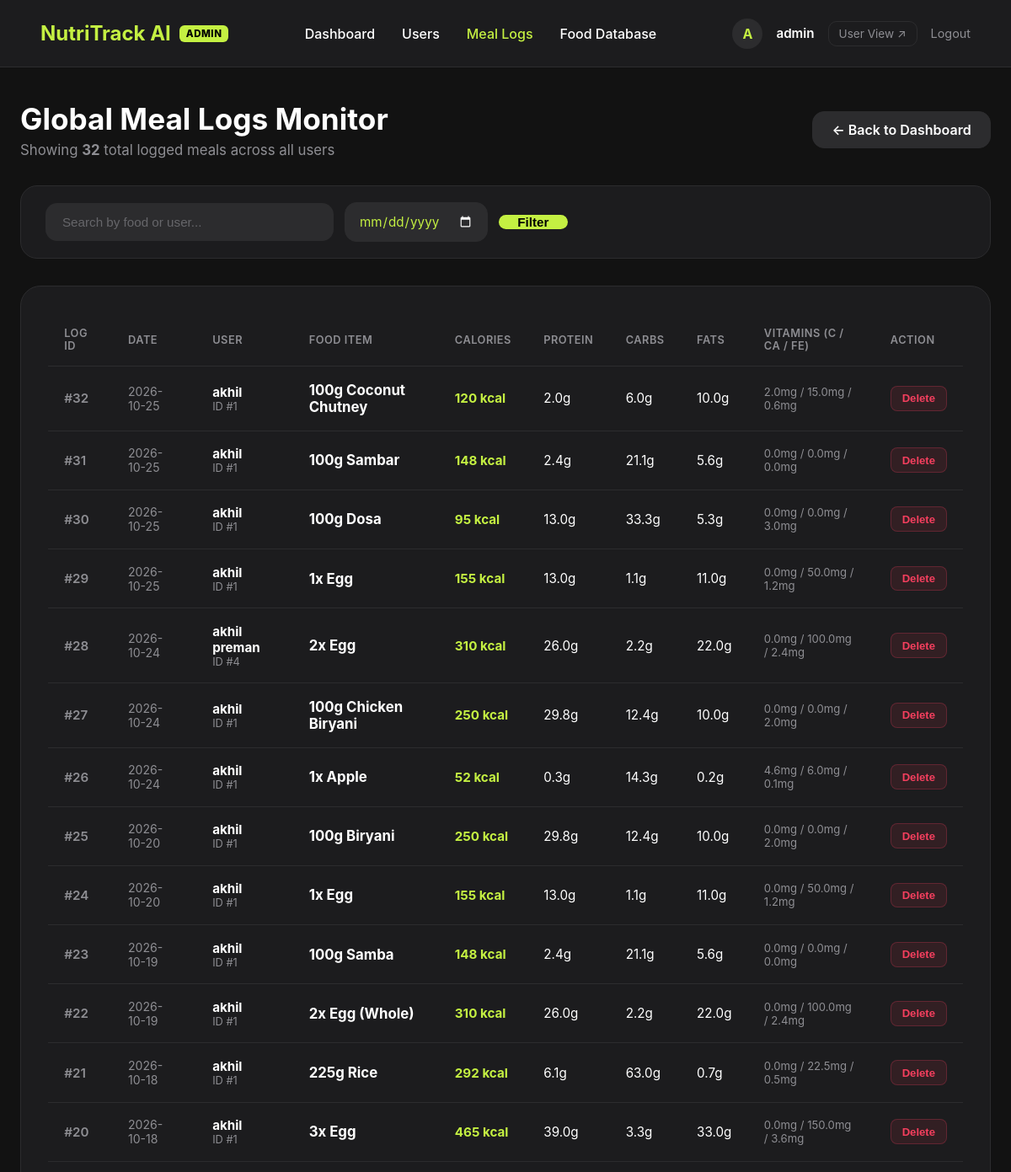
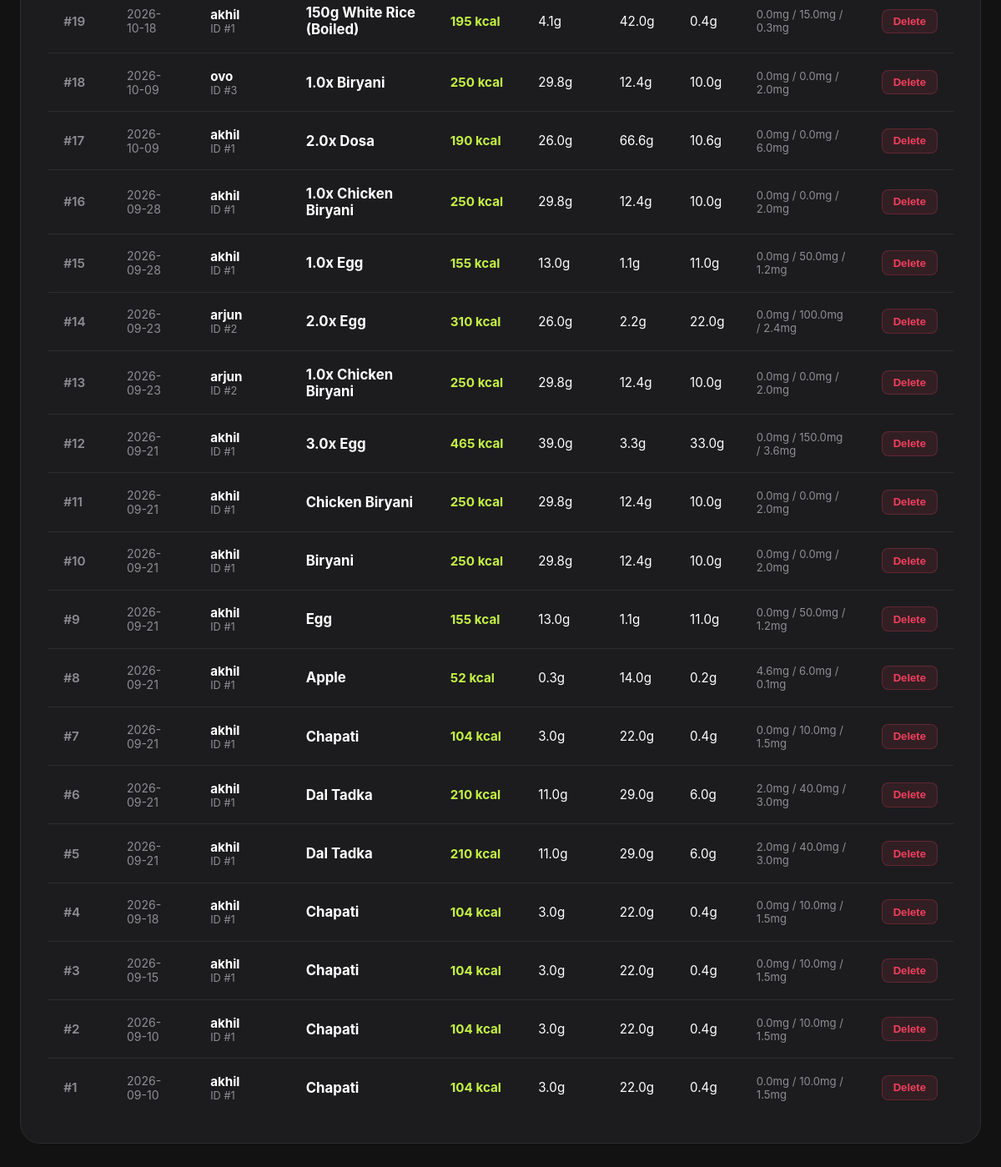
/admin/meals (signed in), run on the app's committed database (2 pictures, top to bottom).
### app.py (models this page shows)
class Meal(db.Model):
    id = db.Column(db.Integer, primary_key=True)
    user_id = db.Column(db.Integer, db.ForeignKey('user.id'), nullable=False)
    food_name = db.Column(db.String(100), nullable=False)
    calories = db.Column(db.Float, nullable=False)
    protein = db.Column(db.Float, nullable=False)
    carbs = db.Column(db.Float, nullable=False)
    fats = db.Column(db.Float, nullable=False)
    vit_c = db.Column(db.Float, nullable=False, default=0.0)
    calcium = db.Column(db.Float, nullable=False, default=0.0)
    iron = db.Column(db.Float, nullable=False, default=0.0)
    date_logged = db.Column(db.Date, default=datetime.now)

class User(db.Model):
    id = db.Column(db.Integer, primary_key=True)
    name = db.Column(db.String(100), nullable=False)
    email = db.Column(db.String(120), unique=True, nullable=False)
    password_hash = db.Column(db.String(256), nullable=False)
    age = db.Column(db.Integer, nullable=False)
    height_cm = db.Column(db.Float, nullable=False)
    weight_kg = db.Column(db.Float, nullable=False)
    goal = db.Column(db.String(20), default='maintain')
    meals = db.relationship('Meal', backref='user', lazy=True)

### app.py (the view)
@app.route('/admin/meals')
@admin_required
def admin_meals():
    q = request.args.get('q', '').strip()
    date_str = request.args.get('date', '').strip()
    query = Meal.query.join(User)
    if q:
        query = query.filter((Meal.food_name.ilike(f'%{q}%')) | (User.name.ilike(f'%{q}%')) | (User.email.ilike(f'%{q}%')))
    if date_str:
        try:
            filter_date = datetime.strptime(date_str, '%Y-%m-%d').date()
            query = query.filter(Meal.date_logged == filter_date)
        except ValueError:
            date_str = ''
    meals_raw = query.order_by(Meal.date_logged.desc(), Meal.id.desc()).all()
    meals = []
    for m in meals_raw:
        meals.append({
            "id": m.id,
            "user_id": m.user_id,
            "user_name": m.user.name if m.user else "Unknown User",
            "food_name": m.food_name,
            "calories": m.calories,
            "protein": m.protein,
            "carbs": m.carbs,
            "fats": m.fats,
            "vit_c": m.vit_c,
            "calcium": m.calcium,
            "iron": m.iron,
            "date_logged": m.date_logged.strftime('%Y-%m-%d') if m.date_logged else ""
        })
    return render_template('admin/meals.html', meals=meals, query=q, selected_date=date_str)

### app.py (called while the page is built)
def admin_required(f):
    @wraps(f)
    def decorated_function(*args, **kwargs):
        if 'admin_id' not in session:
            flash("Please sign in as an administrator to access the Admin Portal.")
            return redirect(url_for('admin_login'))
        return f(*args, **kwargs)
    return decorated_function

### templates/admin/meals.html (shortened to what this page needs)
<!DOCTYPE html>
<html lang="en">
<head>
</head>
<body>
    <nav class="navbar">
        <a href="/admin/dashboard" class="nav-brand">
            NutriTrack AI
            <span class="admin-badge">ADMIN</span>
        </a>
        <div class="nav-links">
            <a href="/admin/dashboard">Dashboard</a>
            <a href="/admin/users">Users</a>
            <a href="/admin/meals" class="active">Meal Logs</a>
            <a href="/admin/foods">Food Database</a>
        </div>
        <div class="user-profile">
            <div class="profile-pic">A</div>
            <span style="font-size: 0.95rem; font-weight: 600;">{{ session.get('admin_username', 'Admin') }}</span>
            <a href="/dashboard" target="_blank" class="app-link">User View ↗</a>
            <a href="/admin/logout" class="logout-link">Logout</a>
        </div>
    </nav>
    <div class="container">
        <div class="header">
            <div>
                <h1>Global Meal Logs Monitor</h1>
                <p>Showing <strong>{{ meals|length }}</strong> total logged meals across all users</p>
            </div>
            <a href="/admin/dashboard" class="btn-action" style="background: var(--card-bg-light); color: var(--text-main); border: 1px solid var(--border-color); padding: 0.7rem 1.4rem; border-radius: 14px; text-decoration: none; font-weight: 600;">
                ← Back to Dashboard
            </a>
        </div>
        <div class="controls-card">
            <form action="/admin/meals" method="GET" class="search-form" style="display: flex; gap: 0.8rem; align-items: center; flex: 1; max-width: 620px; flex-wrap: wrap;">
                <input type="text" name="q" value="{{ query or '' }}" placeholder="Search by food or user..." class="search-input" style="flex: 2; min-width: 180px;">
                <input type="date" name="date" class="date-picker" value="{{ selected_date or '' }}" style="background: var(--card-bg-light); color: var(--primary-color); border: 1px solid var(--border-color); padding: 0.75rem 1rem; border-radius: 14px; font-size: 0.95rem; cursor: pointer; color-scheme: dark; font-family: inherit; outline: none;">
                <button type="submit" class="btn-search">Filter</button>
            </form>
        </div>
        <div class="card">
            <div class="table-responsive">
                <table class="admin-table">
                    <thead>
                        <tr>
                            <th>Log ID</th>
                            <th>Date</th>
                            <th>User</th>
                            <th>Food Item</th>
                            <th>Calories</th>
                            <th>Protein</th>
                            <th>Carbs</th>
                            <th>Fats</th>
                            <th>Vitamins (C / Ca / Fe)</th>
                            <th>Action</th>
                        </tr>
                    </thead>
                    <tbody>
                        {% for m in meals %}
                        <tr>
                            <td style="color: var(--text-muted); font-weight: 600;">#{{ m.id }}</td>
                            <td style="color: var(--text-muted); font-size: 0.88rem;">{{ m.date_logged }}</td>
                            <td>
                                <strong style="color: var(--text-main);">{{ m.user_name }}</strong>
                                <div style="color: var(--text-muted); font-size: 0.8rem;">ID #{{ m.user_id }}</div>
                            </td>
                            <td>
                                <strong style="color: var(--text-main); font-size: 1.05rem;">{{ m.food_name }}</strong>
                            </td>
                            <td><strong style="color: var(--primary-color);">{{ m.calories|round|int }} kcal</strong></td>
                            <td>{{ m.protein|round(1) }}g</td>
                            <td>{{ m.carbs|round(1) }}g</td>
                            <td>{{ m.fats|round(1) }}g</td>
                            <td style="color: var(--text-muted); font-size: 0.82rem;">
                                {{ m.vit_c|round(1) }}mg / {{ m.calcium|round(1) }}mg / {{ m.iron|round(1) }}mg
                            </td>
                            <td>
                                <form action="/admin/meal/{{ m.id }}/delete?redirect_to=meals" method="POST" onsubmit="return confirm('Delete meal log \'{{ m.food_name }}\' for user {{ m.user_name }}?');" style="margin: 0;">
                                    <button type="submit" class="btn-delete">Delete</button>
                                </form>
                            </td>
                        </tr>
                        {% else %}
                        <tr>
                            <td colspan="10" style="text-align: center; color: var(--text-muted); padding: 3rem;">
                                No meals found matching your query.
                            </td>
                        </tr>
                        {% endfor %}
                    </tbody>
                </table>
            </div>
        </div>
    </div>
</body>
</html>

### templates/admin/meals.html (style rules this page uses)
:root { --bg-color: #121212; --card-bg: #1c1c1e; --card-bg-light: #2c2c2e; --primary-color: #c4f042; --primary-dark: #a8d626; --text-main: #ffffff; --text-muted: #8e8e93; --border-color: #2c2c2e; }
body { font-family: -apple-system, BlinkMacSystemFont, "Segoe UI", Roboto, sans-serif; background-color: var(--bg-color); margin: 0; padding: 0; color: var(--text-main); }
.navbar { display: flex; justify-content: space-between; align-items: center; height: 80px; padding: 0 3rem; box-sizing: border-box; background-color: var(--card-bg); border-bottom: 1px solid var(--border-color); position: sticky; top: 0; z-index: 100; }
.nav-brand { font-size: 1.5rem; font-weight: 700; color: var(--primary-color); display: flex; align-items: center; gap: 10px; text-decoration: none; }
.admin-badge { font-size: 0.72rem; font-weight: 800; background: var(--primary-color); color: #000; padding: 3px 8px; border-radius: 6px; letter-spacing: 0.5px; }
.nav-links { display: flex; align-items: center; gap: 2rem; font-size: 1rem; font-weight: 500; }
.nav-links a { color: var(--text-main); text-decoration: none; transition: color 0.2s; }
.nav-links a:hover, .nav-links a.active { color: var(--primary-color); }
.user-profile { display: flex; align-items: center; gap: 1rem; }
.profile-pic { width: 36px; height: 36px; border-radius: 50%; background: var(--card-bg-light); display: flex; align-items: center; justify-content: center; font-weight: bold; color: var(--primary-color); }
.app-link { color: var(--text-muted); text-decoration: none; font-size: 0.85rem; padding: 6px 12px; border-radius: 10px; border: 1px solid var(--border-color); transition: all 0.2s; }
.logout-link { color: var(--text-muted); text-decoration: none; font-size: 0.9rem; transition: color 0.2s; }
.container { max-width: 1200px; margin: 2.5rem auto 4rem auto; padding: 0 1.5rem; }
.header { display: flex; justify-content: space-between; align-items: center; margin-bottom: 2rem; flex-wrap: wrap; gap: 1rem; }
.header h1 { font-size: 2.2rem; margin: 0 0 6px 0; font-weight: 700; }
.header p { color: var(--text-muted); font-size: 1.05rem; margin: 0; }
.controls-card { background: var(--card-bg); border-radius: 20px; padding: 1.2rem 1.8rem; border: 1px solid var(--border-color); margin-bottom: 2rem; display: flex; justify-content: space-between; align-items: center; flex-wrap: wrap; gap: 1rem; }
.search-form { display: flex; gap: 0.8rem; flex: 1; max-width: 480px; }
.search-input { width: 100%; background: var(--card-bg-light); border: 1px solid transparent; border-radius: 14px; padding: 0.8rem 1.2rem; color: white; font-size: 0.95rem; outline: none; transition: border 0.2s; }
.search-input::placeholder { color: var(--text-muted); opacity: 0.6; }
.btn-search { background: var(--primary-color); color: #000; border: none; border-radius: 14px; padding: 0 1.4rem; font-weight: 700; font-size: 0.95rem; cursor: pointer; transition: all 0.2s; }
.card { background: var(--card-bg); border-radius: 24px; padding: 2rem; border: 1px solid var(--border-color); }
.table-responsive { width: 100%; overflow-x: auto; }
.admin-table { width: 100%; border-collapse: separate; border-spacing: 0; text-align: left; }
.admin-table th { padding: 1rem 1.2rem; color: var(--text-muted); font-size: 0.8rem; font-weight: 600; text-transform: uppercase; letter-spacing: 0.5px; border-bottom: 1px solid var(--border-color); }
.admin-table td { padding: 1.1rem 1.2rem; border-bottom: 1px solid var(--border-color); font-size: 0.95rem; vertical-align: middle; }
.admin-table tr:last-child td { border-bottom: none; }
.btn-delete { background: rgba(244, 63, 94, 0.1); color: #f43f5e; border: 1px solid rgba(244, 63, 94, 0.25); padding: 0.4rem 0.8rem; border-radius: 8px; font-size: 0.82rem; font-weight: 600; cursor: pointer; transition: all 0.2s; }

### data on the page
Meal: id "32", date_logged "2026-10-25", user_name "akhil", user_id "1", food_name "100g Coconut Chutney", calories "120", protein "2.0", carbs "6.0", fats "10.0", vit_c "2.0", calcium "15.0", iron "0.6"
Meal: id "31", date_logged "2026-10-25", user_name "akhil", user_id "1", food_name "100g Sambar", calories "148", protein "2.4", carbs "21.1", fats "5.6", vit_c "0.0", calcium "0.0", iron "0.0"
Meal: id "30", date_logged "2026-10-25", user_name "akhil", user_id "1", food_name "100g Dosa", calories "95", protein "13.0", carbs "33.3", fats "5.3", vit_c "0.0", calcium "0.0", iron "3.0"
Meal: id "29", date_logged "2026-10-25", user_name "akhil", user_id "1", food_name "1x Egg", calories "155", protein "13.0", carbs "1.1", fats "11.0", vit_c "0.0", calcium "50.0", iron "1.2"
Meal: id "28", date_logged "2026-10-24", user_name "akhil preman", user_id "4", food_name "2x Egg", calories "310", protein "26.0", carbs "2.2", fats "22.0", vit_c "0.0", calcium "100.0", iron "2.4"
Meal: id "27", date_logged "2026-10-24", user_name "akhil", user_id "1", food_name "100g Chicken Biryani", calories "250", protein "29.8", carbs "12.4", fats "10.0", vit_c "0.0", calcium "0.0", iron "2.0"
Meal: id "26", date_logged "2026-10-24", user_name "akhil", user_id "1", food_name "1x Apple", calories "52", protein "0.3", carbs "14.3", fats "0.2", vit_c "4.6", calcium "6.0", iron "0.1"
Meal: id "25", date_logged "2026-10-20", user_name "akhil", user_id "1", food_name "100g Biryani", calories "250", protein "29.8", carbs "12.4", fats "10.0", vit_c "0.0", calcium "0.0", iron "2.0"
Meal: id "24", date_logged "2026-10-20", user_name "akhil", user_id "1", food_name "1x Egg", calories "155", protein "13.0", carbs "1.1", fats "11.0", vit_c "0.0", calcium "50.0", iron "1.2"
Meal: id "23", date_logged "2026-10-19", user_name "akhil", user_id "1", food_name "100g Samba", calories "148", protein "2.4", carbs "21.1", fats "5.6", vit_c "0.0", calcium "0.0", iron "0.0"
Meal: id "22", date_logged "2026-10-19", user_name "akhil", user_id "1", food_name "2x Egg (Whole)", calories "310", protein "26.0", carbs "2.2", fats "22.0", vit_c "0.0", calcium "100.0", iron "2.4"
Meal: id "21", date_logged "2026-10-18", user_name "akhil", user_id "1", food_name "225g Rice", calories "292", protein "6.1", carbs "63.0", fats "0.7", vit_c "0.0", calcium "22.5", iron "0.5"
Meal: id "20", date_logged "2026-10-18", user_name "akhil", user_id "1", food_name "3x Egg", calories "465", protein "39.0", carbs "3.3", fats "33.0", vit_c "0.0", calcium "150.0", iron "3.6"
Meal: id "19", date_logged "2026-10-18", user_name "akhil", user_id "1", food_name "150g White Rice (Boiled)", calories "195", protein "4.1", carbs "42.0", fats "0.4", vit_c "0.0", calcium "15.0", iron "0.3"
Meal: id "18", date_logged "2026-10-09", user_name "ovo", user_id "3", food_name "1.0x Biryani", calories "250", protein "29.8", carbs "12.4", fats "10.0", vit_c "0.0", calcium "0.0", iron "2.0"
Meal: id "17", date_logged "2026-10-09", user_name "akhil", user_id "1", food_name "2.0x Dosa", calories "190", protein "26.0", carbs "66.6", fats "10.6", vit_c "0.0", calcium "0.0", iron "6.0"
Meal: id "16", date_logged "2026-09-28", user_name "akhil", user_id "1", food_name "1.0x Chicken Biryani", calories "250", protein "29.8", carbs "12.4", fats "10.0", vit_c "0.0", calcium "0.0", iron "2.0"
Meal: id "15", date_logged "2026-09-28", user_name "akhil", user_id "1", food_name "1.0x Egg", calories "155", protein "13.0", carbs "1.1", fats "11.0", vit_c "0.0", calcium "50.0", iron "1.2"
Meal: id "14", date_logged "2026-09-23", user_name "arjun", user_id "2", food_name "2.0x Egg", calories "310", protein "26.0", carbs "2.2", fats "22.0", vit_c "0.0", calcium "100.0", iron "2.4"
Meal: id "13", date_logged "2026-09-23", user_name "arjun", user_id "2", food_name "1.0x Chicken Biryani", calories "250", protein "29.8", carbs "12.4", fats "10.0", vit_c "0.0", calcium "0.0", iron "2.0"
Meal: id "12", date_logged "2026-09-21", user_name "akhil", user_id "1", food_name "3.0x Egg", calories "465", protein "39.0", carbs "3.3", fats "33.0", vit_c "0.0", calcium "150.0", iron "3.6"
Meal: id "11", date_logged "2026-09-21", user_name "akhil", user_id "1", food_name "Chicken Biryani", calories "250", protein "29.8", carbs "12.4", fats "10.0", vit_c "0.0", calcium "0.0", iron "2.0"
Meal: id "10", date_logged "2026-09-21", user_name "akhil", user_id "1", food_name "Biryani", calories "250", protein "29.8", carbs "12.4", fats "10.0", vit_c "0.0", calcium "0.0", iron "2.0"
Meal: id "9", date_logged "2026-09-21", user_name "akhil", user_id "1", food_name "Egg", calories "155", protein "13.0", carbs "1.1", fats "11.0", vit_c "0.0", calcium "50.0", iron "1.2"
Meal: id "8", date_logged "2026-09-21", user_name "akhil", user_id "1", food_name "Apple", calories "52", protein "0.3", carbs "14.0", fats "0.2", vit_c "4.6", calcium "6.0", iron "0.1"
Meal: id "7", date_logged "2026-09-21", user_name "akhil", user_id "1", food_name "Chapati", calories "104", protein "3.0", carbs "22.0", fats "0.4", vit_c "0.0", calcium "10.0", iron "1.5"
Meal: id "6", date_logged "2026-09-21", user_name "akhil", user_id "1", food_name "Dal Tadka", calories "210", protein "11.0", carbs "29.0", fats "6.0", vit_c "2.0", calcium "40.0", iron "3.0"
Meal: id "5", date_logged "2026-09-21", user_name "akhil", user_id "1", food_name "Dal Tadka", calories "210", protein "11.0", carbs "29.0", fats "6.0", vit_c "2.0", calcium "40.0", iron "3.0"
Meal: id "4", date_logged "2026-09-18", user_name "akhil", user_id "1", food_name "Chapati", calories "104", protein "3.0", carbs "22.0", fats "0.4", vit_c "0.0", calcium "10.0", iron "1.5"
Meal: id "3", date_logged "2026-09-15", user_name "akhil", user_id "1", food_name "Chapati", calories "104", protein "3.0", carbs "22.0", fats "0.4", vit_c "0.0", calcium "10.0", iron "1.5"
Meal: id "2", date_logged "2026-09-10", user_name "akhil", user_id "1", food_name "Chapati", calories "104", protein "3.0", carbs "22.0", fats "0.4", vit_c "0.0", calcium "10.0", iron "1.5"
User: user_name "akhil"
Meal: food_name "Chapati", calories "104", protein "3.0", carbs "22.0", fats "0.4", vit_c "0.0", calcium "10.0", iron "1.5"

### other printed values
{{ session.get('admin_username', 'Admin') }} "admin"
{{ meals|length }} "32"
{{ m.id }} "1"
{{ m.date_logged }} "2026-09-10"
{{ m.user_id }} "1"
